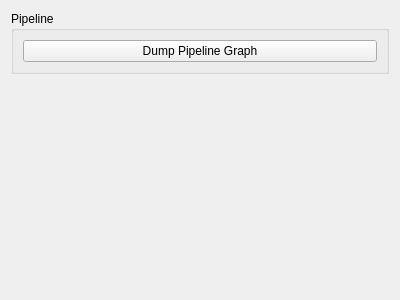
<?xml version="1.0" encoding="UTF-8"?>
<ui version="4.0">
 <class>GstEngineDebug</class>
 <widget class="QWidget" name="GstEngineDebug">
  <property name="geometry">
   <rect>
    <x>0</x>
    <y>0</y>
    <width>400</width>
    <height>300</height>
   </rect>
  </property>
  <property name="windowTitle">
   <string>Form</string>
  </property>
  <layout class="QVBoxLayout" name="verticalLayout">
   <item>
    <widget class="QGroupBox" name="graph_group">
     <property name="title">
      <string>Pipeline</string>
     </property>
     <layout class="QHBoxLayout" name="horizontalLayout_2">
      <item>
       <widget class="QPushButton" name="dump_graph_button">
        <property name="text">
         <string>Dump Pipeline Graph</string>
        </property>
       </widget>
      </item>
     </layout>
    </widget>
   </item>
   <item>
    <spacer name="verticalSpacer">
     <property name="orientation">
      <enum>Qt::Vertical</enum>
     </property>
     <property name="sizeHint" stdset="0">
      <size>
       <width>20</width>
       <height>40</height>
      </size>
     </property>
    </spacer>
   </item>
  </layout>
 </widget>
 <resources/>
 <connections/>
</ui>
